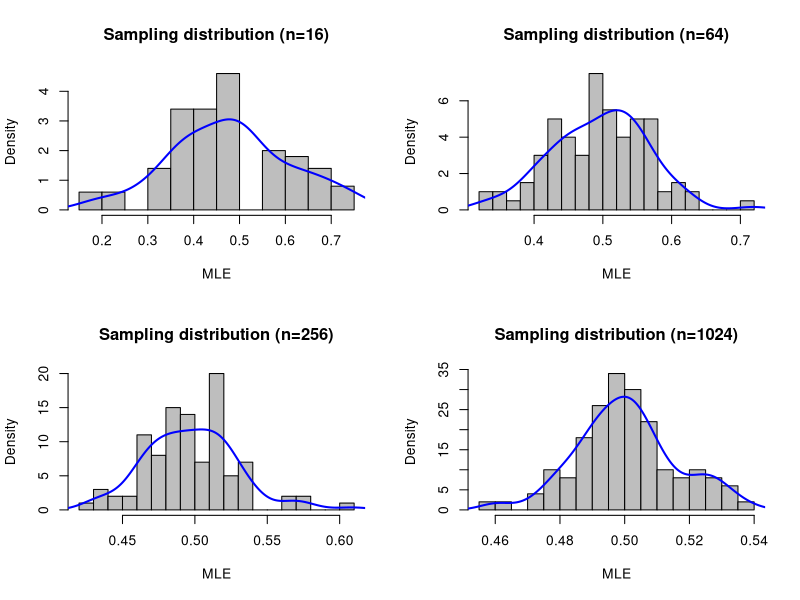
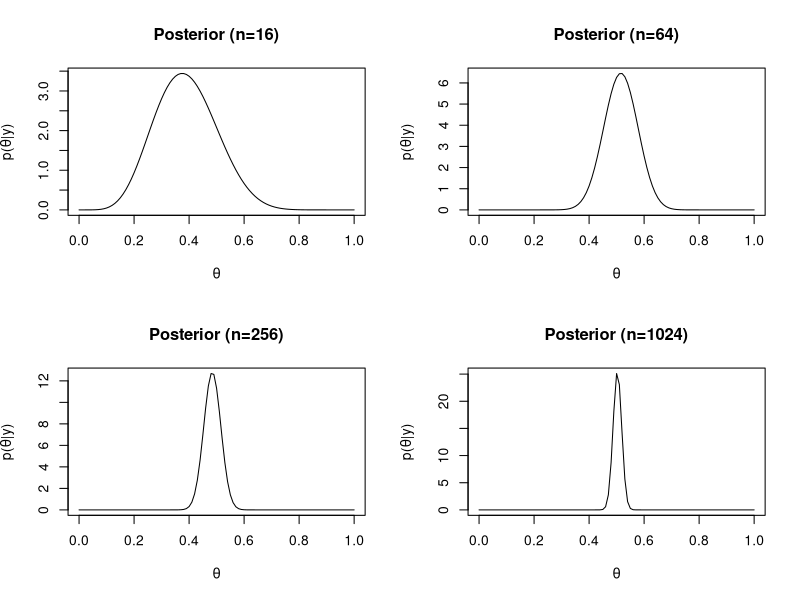
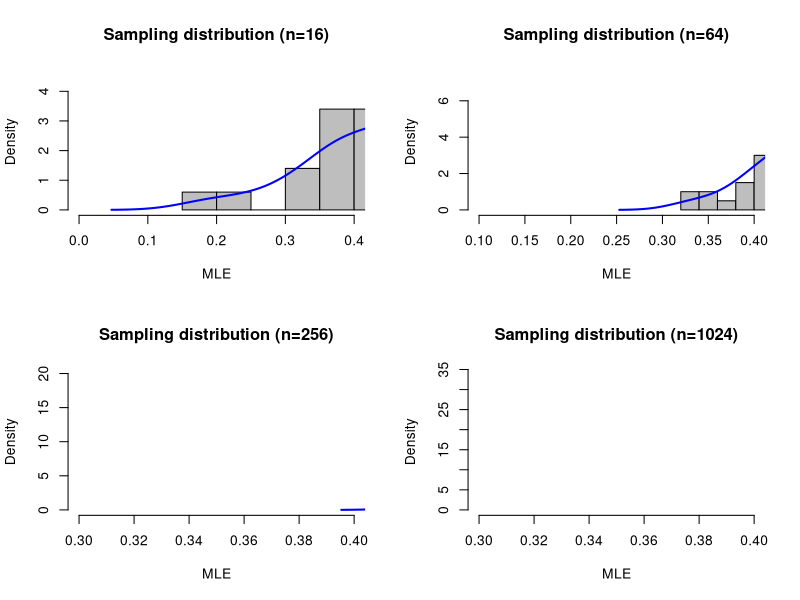
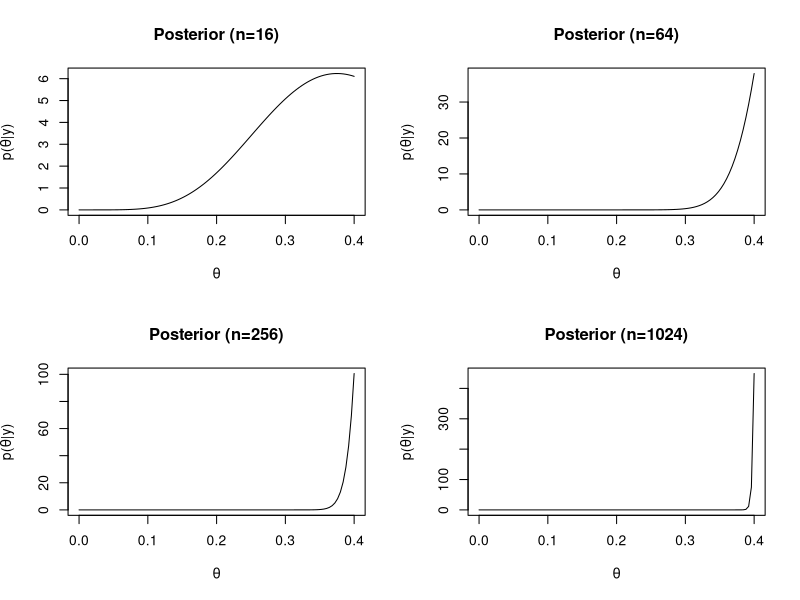
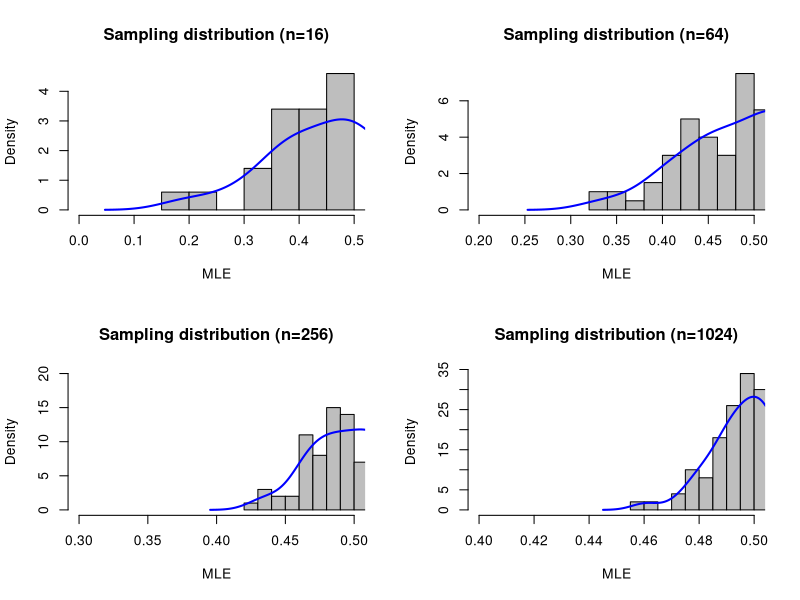
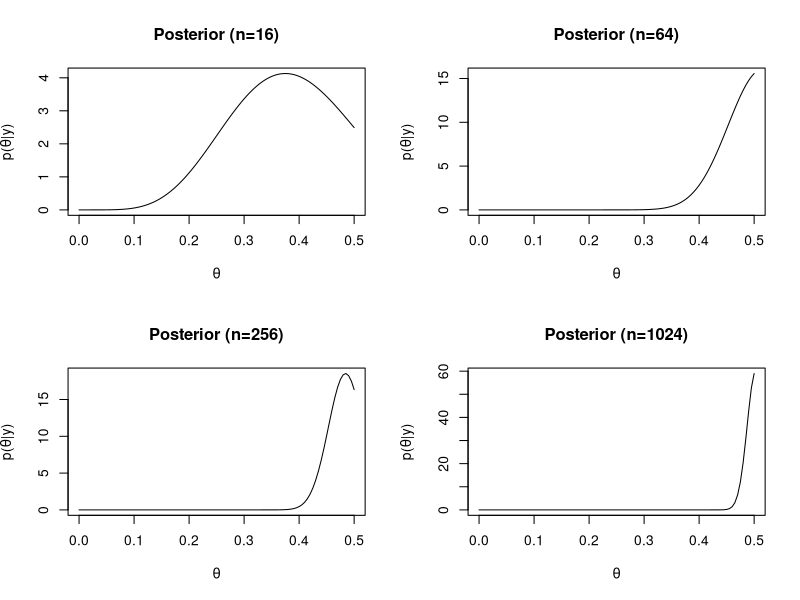

The R script that drew these images, in order:
## ----libraries, message=FALSE, warning=FALSE, cache=FALSE----------------
library("reshape2")
library("plyr")
library("ggplot2")

## ----set_seed and data generation--------------------------------------------
set.seed(0)
ntrials = 100
iMax = 4
nMax = 4*4^iMax # nMax = 1024;
U = as.numeric(runif(ntrials*nMax)>0.5) # uniform distribution 0,1
BM = matrix(U, nrow = ntrials) # 100*1024 0-1 matrix

n = 4*4^(1:4) # sample size

## ----scenario 1--------------------------------------------
theta_min = 0
theta_max = 1

## -----Frequentist----
theta_F <- c()
for (i in 1:iMax) {
  for (j in 1:ntrials) {
    theta_F = append(theta_F, sum(BM[j,1:n[i]])/n[i])
  }
}
theta_F <- matrix(theta_F, ncol=iMax, byrow=FALSE)
F_m1 <- matrix(c(1, 2, 3, 4), nrow = 2, ncol = 2, byrow = TRUE)
layout(F_m1)
hist(theta_F[,1], prob=TRUE, col = 'grey', breaks = 20, xlab ="MLE", main = "Sampling distribution (n=16)")
lines(density(theta_F[,1]), col = 'blue', lwd=2)
hist(theta_F[,2], prob=TRUE, col = 'grey', breaks = 20, xlab ="MLE", main = "Sampling distribution (n=64)")
lines(density(theta_F[,2]), col = 'blue', lwd=2)
hist(theta_F[,3], prob=TRUE, col = 'grey', breaks = 20, xlab ="MLE", main = "Sampling distribution (n=256)")
lines(density(theta_F[,3]), col = 'blue', lwd=2)
hist(theta_F[,4], prob=TRUE, col = 'grey', breaks = 20, xlab ="MLE", main = "Sampling distribution (n=1024)")
lines(density(theta_F[,4]), col = 'blue', lwd=2)

## -----Bayesian----
theta_B <- c()
for (i in 1:iMax) {
  theta_B = append(theta_B, sum(BM[1,1:n[i]]))
}
B_m1 <- matrix(c(1, 2, 3, 4), nrow = 2, ncol = 2, byrow = TRUE)
layout(B_m1)
fun1 <- function(x) {
  h <- function(x) {x^theta_B[1]*(1-x)^(n[1]-theta_B[1])} # used for integration
  (x^theta_B[1]*(1-x)^(n[1]-theta_B[1]))/integrate(h,theta_min,theta_max)$value
}
curve(fun1, theta_min, theta_max, xlab =expression(theta), ylab = expression(paste("p(", theta,"|y)")), main = "Posterior (n=16)")
fun2 <- function(x) {
  h <- function(x) {x^theta_B[2]*(1-x)^(n[2]-theta_B[2])} # used for integration
  (x^theta_B[2]*(1-x)^(n[2]-theta_B[2]))/integrate(h,theta_min,theta_max)$value
}
curve(fun2, theta_min, theta_max, xlab =expression(theta), ylab = expression(paste("p(", theta,"|y)")), main = "Posterior (n=64)")
fun3 <- function(x) {
  h <- function(x) {x^theta_B[3]*(1-x)^(n[3]-theta_B[3])} # used for integration
  (x^theta_B[3]*(1-x)^(n[3]-theta_B[3]))/integrate(h,theta_min,theta_max)$value
}
curve(fun3, theta_min, theta_max, xlab =expression(theta), ylab = expression(paste("p(", theta,"|y)")), main = "Posterior (n=256)")
fun4 <- function(x) {
  h <- function(x) {x^theta_B[4]*(1-x)^(n[4]-theta_B[4])} # used for integration
  (x^theta_B[4]*(1-x)^(n[4]-theta_B[4]))/integrate(h,theta_min,theta_max)$value
}
curve(fun4, theta_min, theta_max, xlab =expression(theta), ylab = expression(paste("p(", theta,"|y)")), main = "Posterior (n=1024)")


## ----scenario 2--------------------------------------------
theta_min = 0
theta_max = 0.4

## -----Frequentist----
F_m2 <- matrix(c(1, 2, 3, 4), nrow = 2, ncol = 2, byrow = TRUE)
layout(F_m2)
hist(theta_F[,1], prob=TRUE, col = 'grey', breaks = 20, xlim=c(0,theta_max), xlab ="MLE", main = "Sampling distribution (n=16)")
lines(density(theta_F[,1]), col = 'blue', lwd=2)
hist(theta_F[,2], prob=TRUE, col = 'grey', breaks = 20, xlim=c(0.1,theta_max), xlab ="MLE", main = "Sampling distribution (n=64)")
lines(density(theta_F[,2]), col = 'blue', lwd=2)
hist(theta_F[,3], prob=TRUE, col = 'grey', breaks = 20, xlim=c(0.3,theta_max), xlab ="MLE", main = "Sampling distribution (n=256)")
lines(density(theta_F[,3]), col = 'blue', lwd=2)
hist(theta_F[,4], prob=TRUE, col = 'grey', breaks = 20, xlim=c(0.3,theta_max), xlab ="MLE", main = "Sampling distribution (n=1024)")
lines(density(theta_F[,4]), col = 'blue', lwd=2)

## -----Bayesian----
B_m2 <- matrix(c(1, 2, 3, 4), nrow = 2, ncol = 2, byrow = TRUE)
layout(B_m2)
curve(fun1, theta_min, theta_max, xlab =expression(theta), ylab = expression(paste("p(", theta,"|y)")), main = "Posterior (n=16)")
curve(fun2, theta_min, theta_max, xlab =expression(theta), ylab = expression(paste("p(", theta,"|y)")), main = "Posterior (n=64)")
curve(fun3, theta_min, theta_max, xlab =expression(theta), ylab = expression(paste("p(", theta,"|y)")), main = "Posterior (n=256)")
curve(fun4, theta_min, theta_max, xlab =expression(theta), ylab = expression(paste("p(", theta,"|y)")), main = "Posterior (n=1024)")


## ----scenario 3--------------------------------------------
theta_min = 0
theta_max = 0.5

## -----Frequentist----
F_m3 <- matrix(c(1, 2, 3, 4), nrow = 2, ncol = 2, byrow = TRUE)
layout(F_m3)
hist(theta_F[,1], prob=TRUE, col = 'grey', breaks = 20, xlim=c(0,theta_max), xlab ="MLE", main = "Sampling distribution (n=16)")
lines(density(theta_F[,1]), col = 'blue', lwd=2)
hist(theta_F[,2], prob=TRUE, col = 'grey', breaks = 20, xlim=c(0.2,theta_max), xlab ="MLE", main = "Sampling distribution (n=64)")
lines(density(theta_F[,2]), col = 'blue', lwd=2)
hist(theta_F[,3], prob=TRUE, col = 'grey', breaks = 20, xlim=c(0.3,theta_max), xlab ="MLE", main = "Sampling distribution (n=256)")
lines(density(theta_F[,3]), col = 'blue', lwd=2)
hist(theta_F[,4], prob=TRUE, col = 'grey', breaks = 20, xlim=c(0.4,theta_max), xlab ="MLE", main = "Sampling distribution (n=1024)")
lines(density(theta_F[,4]), col = 'blue', lwd=2)

## -----Bayesian----
B_m3 <- matrix(c(1, 2, 3, 4), nrow = 2, ncol = 2, byrow = TRUE)
layout(B_m3)
curve(fun1, theta_min, theta_max, xlab =expression(theta), ylab = expression(paste("p(", theta,"|y)")), main = "Posterior (n=16)")
curve(fun2, theta_min, theta_max, xlab =expression(theta), ylab = expression(paste("p(", theta,"|y)")), main = "Posterior (n=64)")
curve(fun3, theta_min, theta_max, xlab =expression(theta), ylab = expression(paste("p(", theta,"|y)")), main = "Posterior (n=256)")
curve(fun4, theta_min, theta_max, xlab =expression(theta), ylab = expression(paste("p(", theta,"|y)")), main = "Posterior (n=1024)")